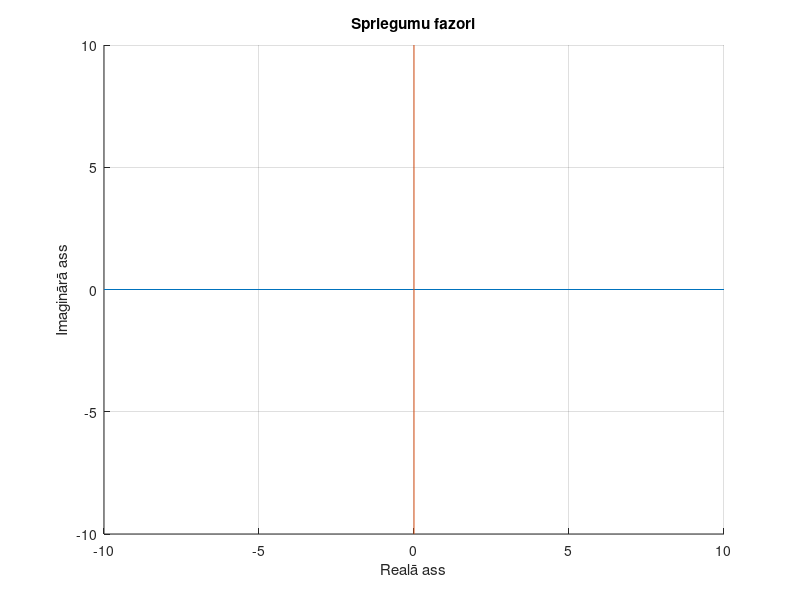

Source code (MATLAB): (Note: this script raises an error after producing the figure.)
L=20e-3; C=2200e-12;
R0 = 1e3; Us = 5; R1=100; R = 8e3;
f = [8e3];
omega = 2*pi*f;
Zl = L*omega*i; Zc = 1/(C*omega*i);

r = [R0+R1+R        -R1-R
     -R1-R          R1+R+Zc];
u = [Us;0];
Ik = r\u;

I1 = Ik(1);
I2 = Ik(1) - Ik(2);
I3 = Ik(2);

UR0 = I1*R0;
UR  = I2*R;
UR1 = I2*R1;
Uc = I3*Zc;

Uv = [UR0 UR UR1 Uc 0.9 4.49 51e-3];
I = [I1 I2 I3];


figure
hold on
x=10;
plot ([-x, x], [0,0]) %draw vertical line
plot ([0,0], [-x,x]) %draw horizontal line
grid on
xlabel('Realā ass')
ylabel('Imaginārā ass')
title('Spriegumu fazori')
Unam = {'UR0','UR','UR1','UCm','UR0e','URe','UR1e'};
color = ['b','b','b','b','r','r','r','r','r','r'];
n=0; m=0;
for k=1:4
   arrow( [ n m ], [ real(Uv(k))+n imag(Uv(k))+m ], 'color', color(k) ) 
   str = Unam(k);
   n=n+real(Uv(k));
   m=m+imag(Uv(k));
   text(real(Uv(k)+n),imag(Uv(k)+m), str)
end
n=0; m=0;
for k=5:7
   arrow( [ n m ], [ real(Uv(k))+n imag(Uv(k))+m ], 'color', color(k) ) 
   str = Unam(k);
   n=n+real(Uv(k));
   m=m+imag(Uv(k));
   text(real(Uv(k)+n),imag(Uv(k)+m), str)
end
%%
figure(2)
hold on
plot ([-0.001, 0.001], [0,0]) %draw vertical line
plot ([0,0], [-0.001,0.001]) %draw horizontal line
grid on
xlabel('Realā ass')
ylabel('Imaginārā ass')
title('Strāvu fazori')


for k=1:3
   arrow( [ 0 0 ], [ real(I(k)) imag(I(k)) ] ) 
   str = num2str(k);
   %text(real(I(k)-1),imag(I(k)+3*i), str)
   %text(real(I(k)-2.2),imag(I(k)+3*i), 'U')
end




